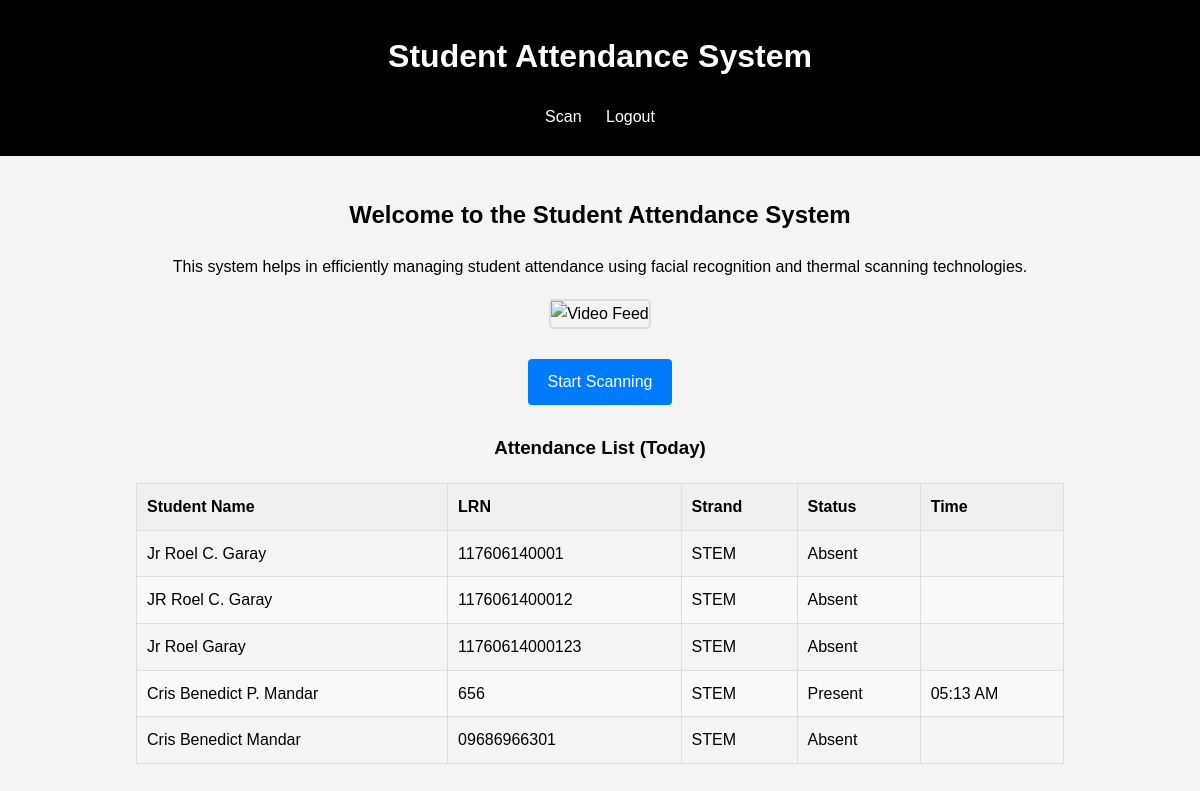
Page / (signed in) on the committed database.
### app/models.py (models this page shows, shortened)
class User(db.Model, UserMixin):
    id = db.Column(db.Integer, primary_key=True)
    username = db.Column(db.String(64), unique=True, nullable=False)
    email = db.Column(db.String(120), unique=True, nullable=False)
    password_hash = db.Column(db.String(128))
    is_admin = db.Column(db.Boolean, default=False)
    student_lrn = db.Column(db.String(20), unique=True)
    strand = db.Column(db.String(50))
    face_encodings = db.Column(db.Text)

### app/routes/main.py (the view)
@main_bp.route('/')
def index():
    if current_user.is_authenticated:
        users = User.query.all()
        today = date.today()
        for user in users:
            attendance_record = Attendance.query.filter_by(user_id=user.id).filter(Attendance.timestamp >= today).first()
            if attendance_record:
                user.attendance_status = attendance_record.status
                user.attendance_time = attendance_record.timestamp.strftime('%I:%M %p')
            else:
                user.attendance_status = 'Absent'
                user.attendance_time = ''
        return render_template('index.html', users=users)
    else:
        return render_template('index.html', users=None)

### app/models.py (called while the page is built)
@login_manager.user_loader
def load_user(user_id):
    return User.query.get(int(user_id))

### app/templates/index.html (shortened to what this page needs)
{% extends "base.html" %}
{% block content %}
<div class="home-content">
    <h2>Welcome to the Student Attendance System</h2>
    <p>
        This system helps in efficiently managing student attendance using facial recognition and thermal scanning technologies.
    </p>
    <div class="video-container">
        <img src="{{ url_for('main.video_feed') }}" width="640" height="480" alt="Video Feed">
    </div>
    {% if current_user.is_authenticated %}
        <div class="user-actions">
            <a href="{{ url_for('main.scan_student') }}" class="scan-button">Start Scanning</a>
        </div>
        <h3>Attendance List (Today)</h3>
        <table class="attendance-table">
            <thead>
                <tr>
                    <th>Student Name</th>
                    <th>LRN</th>
                    <th>Strand</th>
                    <th>Status</th>
                    <th>Time</th>
                </tr>
            </thead>
            <tbody>
                {% if users %}
                    {% for user in users %}
                        <tr>
                            <td>{{ user.username }}</td>
                            <td>{{ user.student_lrn }}</td>
                            <td>{{ user.strand }}</td>
                            <td>{{ user.attendance_status }}</td>
                            <td>{{ user.attendance_time }}</td>
                        </tr>
                    {% endfor %}
                {% else %}
                    <tr>
                        <td colspan="{% if current_user.is_admin %}6{% else %}5{% endif %}">No attendance records found for today.</td>
                    </tr>
                {% endif %}
            </tbody>
        </table>
    {% else %}
        <div class="auth-actions">
            <p>Please login or register to start using the system.</p>
            <a href="{{ url_for('auth.login') }}" class="login-button">Login</a>
            <a href="{{ url_for('auth.register') }}" class="register-button">Register</a>
        </div>
    {% endif %}
</div>
{% endblock %}

### app/templates/base.html (shortened to what this page needs)
<!DOCTYPE html>
<html lang="en">
<head>
    <link rel="stylesheet" href="{{ url_for('static', filename='css/style.css') }}">
</head>
<body>
    <header>
        <h1><a href="{{ url_for('main.index') }}" class="site-title">Student Attendance System</a></h1>
        <nav>
            <ul>
                {% if current_user.is_authenticated %}
                    <li><a href="{{ url_for('main.scan_student') }}">Scan</a></li>
                    <li><a href="{{ url_for('auth.logout') }}">Logout</a></li>
                {% else %}
                    <li><a href="{{ url_for('auth.login') }}">Login</a></li>
                    <li><a href="{{ url_for('auth.register') }}">Register</a></li>
                {% endif %}
            </ul>
        </nav>
    </header>
    <main>
        {% block content %}{% endblock %}
    </main>
</body>
</html>

### app/static/css/style.css (style rules this page uses)
body { font-family: Arial, sans-serif; line-height: 1.6; margin: 0; padding: 0; background-color: #f4f4f4; }
header { background-color: #000000; color: #fff; padding: 10px 0; text-align: center; }
.site-title { color: #fff; text-decoration: none; }
nav ul { padding: 0; list-style: none; }
nav ul li { display: inline; margin: 0 10px; }
nav ul li a { color: #fff; text-decoration: none; }
main { padding: 20px; }
.scan-button, .login-button, .register-button, .toggle-scanner-button, .delete-button { background-color: #007bff; color: #fff; border: none; padding: 10px 20px; margin: 10px 0; border-radius: 4px; cursor: pointer; text-decoration: none; display: inline-block; }
.home-content { text-align: center; }
.auth-actions, .user-actions { margin-top: 20px; }
.attendance-table { width: 80%; margin: 20px auto; border-collapse: collapse; }
.attendance-table th, .attendance-table td { padding: 10px; border: 1px solid #ddd; text-align: left; }
.attendance-table th { background-color: #f0f0f0; }
.attendance-table tr:nth-child(even) { background-color: #f9f9f9; }
.video-container { margin: 20px auto; width: fit-content; border: 2px solid #ddd; border-radius: 5px; }

### rows in the picture
User: username "Jr Roel C. Garay", student_lrn "117606140001", strand "STEM", attendance_status "Absent"
User: username "JR Roel C. Garay", student_lrn "1176061400012", strand "STEM", attendance_status "Absent"
User: username "Jr Roel Garay", student_lrn "11760614000123", strand "STEM", attendance_status "Absent"
User: username "Cris Benedict P. Mandar", student_lrn "656", strand "STEM", attendance_status "Present", attendance_time "05:13 AM"
User: username "Cris Benedict Mandar", student_lrn "09686966301", strand "STEM", attendance_status "Absent"
